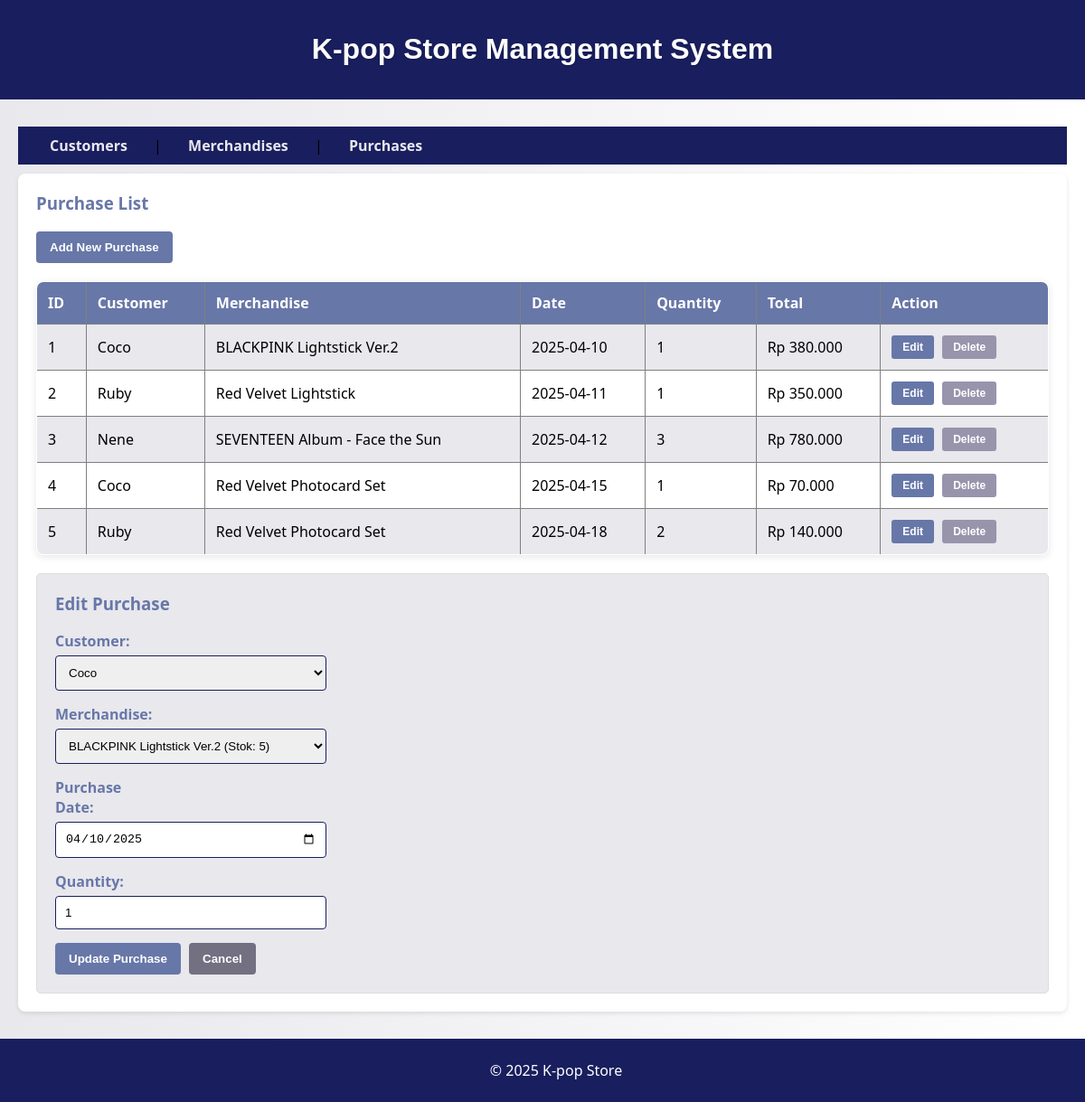
The app's page /?page=purchases&edit=1 with its own data.
### tables this page shows
CREATE TABLE purchases (
    id INT AUTO_INCREMENT PRIMARY KEY,
    customer_id INT NOT NULL,
    merchandise_id INT NOT NULL,
    purchase_date DATE NOT NULL,
    quantity INT NOT NULL DEFAULT 1,
    FOREIGN KEY (customer_id) REFERENCES customers(id),
    FOREIGN KEY (merchandise_id) REFERENCES merchandise(id)
);

CREATE TABLE customers (
    id INT AUTO_INCREMENT PRIMARY KEY,
    name VARCHAR(100) NOT NULL,
    email VARCHAR(100) UNIQUE,
    phone VARCHAR(15)
);

CREATE TABLE merchandise (
    id INT AUTO_INCREMENT PRIMARY KEY,
    name VARCHAR(255) NOT NULL,
    category VARCHAR(50),  
    price DECIMAL(10, 2) NOT NULL,
    stock INT NOT NULL DEFAULT 0
);

### config/db.php (called while the page is built, shortened)
<?php
class Database {
    private $host = "localhost";
    private $username = "root";
    private $password = "";
    private $dbname = "kpop_store";
    public function __construct() {
        try {
            $this->conn = new PDO("mysql:host=$this->host;dbname=$this->dbname", $this->username, $this->password);
        } catch (PDOException $e) {
            echo "Koneksi gagal: " . $e->getMessage();
        }
    }
}
?>

### class/Purchase.php (called while the page is built, shortened)
<?php
require_once 'config/db.php';
require_once 'class/Merchandise.php';
class Purchase {
    private $db;
    public function __construct() {
        $this->db = (new Database())->conn;
    }
    public function getAllPurchases() {
        $stmt = $this->db->query("SELECT purchases.*, customers.name as customer_name, merchandise.name as merchandise_name, merchandise.price
                                FROM purchases
                                JOIN customers ON purchases.customer_id = customers.id
                                JOIN merchandise ON purchases.merchandise_id = merchandise.id
                                ORDER BY purchases.id ASC");
        return $stmt->fetchAll(PDO::FETCH_ASSOC);
    }
    public function getPurchaseById($id) {
        $stmt = $this->db->prepare("SELECT purchases.*, customers.name as customer_name, merchandise.name as merchandise_name, merchandise.price
                                    FROM purchases
                                    JOIN customers ON purchases.customer_id = customers.id
                                    JOIN merchandise ON purchases.merchandise_id = merchandise.id
                                    WHERE purchases.id = ?");
        $stmt->execute([$id]);
        return $stmt->fetch(PDO::FETCH_ASSOC);
    }
}
?>

### class/Customer.php (called while the page is built, shortened)
<?php
require_once 'config/db.php';
class Customer {
    private $db;
    public function __construct() {
        $this->db = (new Database())->conn;
    }
    public function getAllCustomers() {
        $stmt = $this->db->query("SELECT * FROM customers");
        return $stmt->fetchAll(PDO::FETCH_ASSOC);
    }
}
?>

### class/Merchandise.php (called while the page is built, shortened)
<?php
require_once 'config/db.php';
class Merchandise {
    private $db;
    public function __construct() {
        $this->db = (new Database())->conn;
    }
    public function getAllMerchandise() {
        $stmt = $this->db->query("SELECT * FROM merchandise");
        return $stmt->fetchAll(PDO::FETCH_ASSOC);
    }
}
?>

### view/purchases.php (the view, shortened to what this page needs)
<section>
    <h3>Purchase List</h3>
    <div class="action-buttons">
        <button onclick="showForm('formAddPurchase')">Add New Purchase</button>
    </div>
    <table border="1">
        <tr>
            <th>ID</th>
            <th>Customer</th>
            <th>Merchandise</th>
            <th>Date</th>
            <th>Quantity</th>
            <th>Total</th>
            <th>Action</th>
        </tr>
        <?php foreach ($purchase->getAllPurchases() as $p): ?>
        <tr>
            <td><?= $p['id'] ?></td>
            <td><?= $p['customer_name'] ?></td>
            <td><?= $p['merchandise_name'] ?></td>
            <td><?= $p['purchase_date'] ?></td>
            <td><?= $p['quantity'] ?></td>
            <td>Rp <?= number_format($p['price'] * $p['quantity'], 0, ',', '.') ?></td>
            <td class="action-buttons-cell">
                <?php if (!isset($p['return_date']) || !$p['return_date']): ?>
                    <button class="btn-edit" onclick="window.location='?page=purchases&edit=<?= $p['id'] ?>'">Edit</button>
                    <button class="btn-delete" onclick="if(confirm('Are you sure you want to delete?')) window.location='?page=purchases&delete_purchase=<?= $p['id'] ?>'">Delete</button>
                <?php endif; ?>
            </td>
        </tr>
        <?php endforeach; ?>
    </table>
    <div id="formAddPurchase" class="form-container" style="display: <?= isset($_GET['edit']) ? 'block' : 'none' ?>;">
        <h3><?= isset($_GET['edit']) ? 'Edit Purchase' : 'Add New Purchase' ?></h3>
        <?php
        $editData = null;
        if (isset($_GET['edit'])) {
            $editData = $purchase->getPurchaseById($_GET['edit']);
        }
        ?>
        <form method="POST">
            <div>
                <label>Customer:</label>
                <select name="customer_id">
                    <?php foreach ($customer->getAllCustomers() as $c): ?>
                        <option value="<?= $c['id'] ?>" <?= $editData && $editData['customer_id'] == $c['id'] ? 'selected' : '' ?>><?= $c['name'] ?></option>
                    <?php endforeach; ?>
                </select>
            </div>
            <div>
                <label>Merchandise:</label>
                <select name="merchandise_id">
                    <?php foreach ($merchandise->getAllMerchandise() as $m): ?>
                        <option value="<?= $m['id'] ?>" <?= $editData && $editData['merchandise_id'] == $m['id'] ? 'selected' : '' ?>><?= $m['name'] ?> (Stok: <?= $m['stock'] ?>)</option>
                    <?php endforeach; ?>
                </select>
            </div>
            <?php if ($editData): ?>
                <div>
                    <label>Purchase Date:</label>
                    <input type="date" name="purchase_date" value="<?= $editData['purchase_date'] ?>" required>
                </div>
            <?php endif; ?>
            <div>
                <label>Quantity:</label>
                <input type="number" name="quantity" min="1" value="<?= $editData ? $editData['quantity'] : '1' ?>" required>
            </div>
            <button type="submit" name="<?= $editData ? 'update_purchase' : 'add_purchase' ?>">
                <?= $editData ? 'Update' : 'Add' ?> Purchase
            </button>
            <button type="button" onclick="window.location='?page=purchases'"class="btn-cancel">Cancel</button>
        </form>
    </div>
</section>

### style.css (style rules this page uses)
body { font-family: 'Segoe UI', Tahoma, Geneva, Verdana, sans-serif; margin: 0; padding: 0; background-color: #E8E8ED; background-image: linear-gradient(to right, #E8E8ED, #fff); }
section { background-color: white; padding: 20px; border-radius: 8px; box-shadow: 0 2px 5px rgba(0, 0, 0, 0.1); margin-bottom: 20px; }
h2, h3 { color: #6777A8; margin-top: 0; }
table { width: 100%; border-collapse: collapse; margin-bottom: 20px; background-color: white; box-shadow: 0 2px 8px rgba(0,0,0,0.1); border-radius: 8px; overflow: hidden; }
table th, table td { padding: 12px; text-align: left; }
table th { background-color: #6777A8; color: white; }
table tr:nth-child(even) { background-color: #E8E8ED; }
form div, .form-group { margin-bottom: 15px; }
label { display: block; margin-bottom: 5px; font-weight: bold; color: #6777A8; width: 100px; }
input[type="text"], input[type="email"], input[type="number"], input[type="date"], select { padding: 10px; width: 300px; border: 1px solid #191E5E; border-radius: 4px; box-sizing: border-box; }
button { padding: 10px 15px; background-color: #6777A8; color: white; border: none; border-radius: 4px; cursor: pointer; margin-right: 5px; font-weight: bold; }
.action-buttons { margin-bottom: 20px; }
.form-container { background-color: #E8E8ED; padding: 20px; border: 1px solid #ddd; border-radius: 5px; margin-top: 20px; }
.action-buttons-cell { white-space: nowrap; }
.btn-edit { background-color: #6777A8; color: white; padding: 6px 12px; border: none; border-radius: 3px; cursor: pointer; margin-right: 5px; font-size: 12px; font-weight: bold; }
.btn-delete { background-color: #9894AC; color: white; padding: 6px 12px; border: none; border-radius: 3px; cursor: pointer; font-size: 12px; font-weight: bold; }
.btn-cancel { background-color: #727081; color: white; padding: 10px 15px; }
table td { vertical-align: middle; }

### records on screen
purchases: id "1", customer.name "Coco", merchandise.name "BLACKPINK Lightstick Ver.2", purchase_date "2025-04-10", quantity "1", $p['price'] * $p['quantity'] "380.000", customer_id "Coco", merchandise_id "BLACKPINK Lightstick Ver.2 (Stok: 5)", purchase_date "04/10/2025"
purchases: id "2", customer.name "Ruby", merchandise.name "Red Velvet Lightstick", purchase_date "2025-04-11", quantity "1", $p['price'] * $p['quantity'] "350.000"
purchases: id "3", customer.name "Nene", merchandise.name "SEVENTEEN Album - Face the Sun", purchase_date "2025-04-12", quantity "3", $p['price'] * $p['quantity'] "780.000"
purchases: id "4", customer.name "Coco", merchandise.name "Red Velvet Photocard Set", purchase_date "2025-04-15", quantity "1", $p['price'] * $p['quantity'] "70.000"
purchases: id "5", customer.name "Ruby", merchandise.name "Red Velvet Photocard Set", purchase_date "2025-04-18", quantity "2", $p['price'] * $p['quantity'] "140.000"
